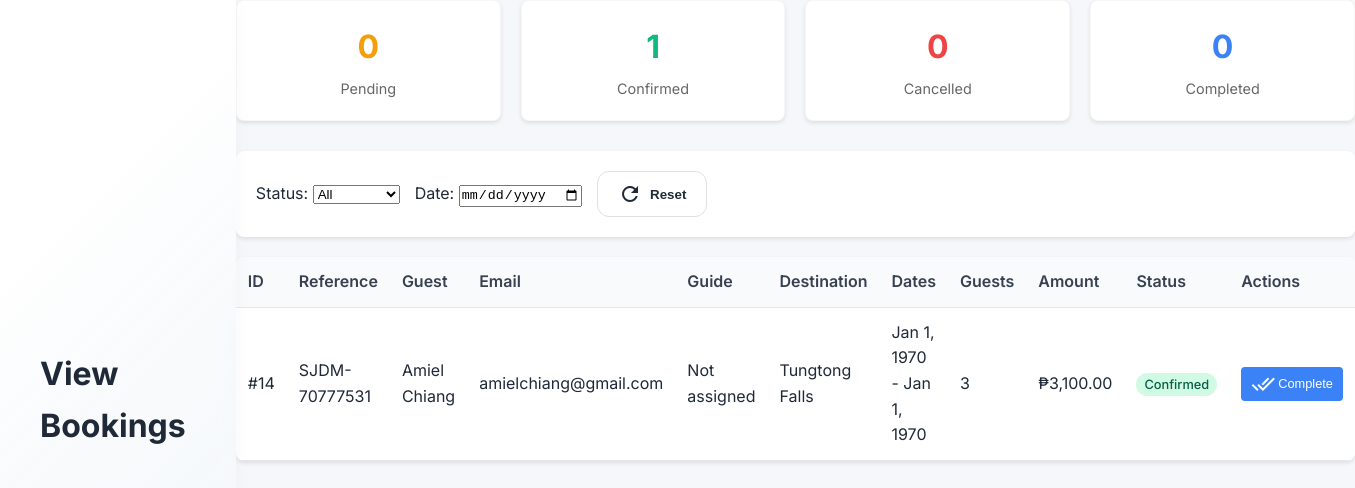
The page /admin/view_bookings.php (signed in) on the database its author committed.
### tables this page shows
CREATE TABLE `bookings` (
  `id` int(11) NOT NULL,
  `user_id` int(11) NOT NULL,
  `guide_id` int(11) DEFAULT NULL,
  `tour_name` varchar(200) NOT NULL,
  `destination` varchar(200) DEFAULT NULL,
  `booking_date` date NOT NULL,
  `check_in_date` date DEFAULT NULL,
  `check_out_date` date DEFAULT NULL,
  `number_of_people` int(11) NOT NULL,
  `contact_number` varchar(50) DEFAULT NULL,
  `email` varchar(255) DEFAULT NULL,
  `special_requests` text DEFAULT NULL,
  `total_amount` decimal(10,2) NOT NULL,
  `payment_method` enum('pay_later','gcash','bank_transfer') DEFAULT 'pay_later',
  `status` enum('pending','confirmed','cancelled','completed') DEFAULT 'pending',
  `booking_reference` varchar(50) DEFAULT NULL,
  `created_at` timestamp NOT NULL DEFAULT current_timestamp(),
  `updated_at` timestamp NOT NULL DEFAULT current_timestamp() ON UPDATE current_timestamp()
);

CREATE TABLE `users` (
  `id` int(11) NOT NULL,
  `first_name` varchar(50) NOT NULL,
  `last_name` varchar(50) NOT NULL,
  `email` varchar(100) NOT NULL,
  `password` varchar(255) NOT NULL,
  `user_type` enum('user','admin','tour_guide') DEFAULT 'user',
  `status` enum('active','inactive','suspended') DEFAULT 'active',
  `created_at` timestamp NOT NULL DEFAULT current_timestamp(),
  `updated_at` timestamp NOT NULL DEFAULT current_timestamp() ON UPDATE current_timestamp(),
  `last_login` timestamp NULL DEFAULT NULL,
  `preferences_set` tinyint(1) DEFAULT 0
);

### admin/view_bookings.php (the view, shortened to what this page needs)
<?php
require_once '../config/auth.php';
$statusFilter = $_GET['status'] ?? 'all';
$dateFilter = $_GET['date'] ?? '';
$whereConditions = [];
$whereClause = !empty($whereConditions) ? 'WHERE ' . implode(' AND ', $whereConditions) : '';
$query = "SELECT b.*, u.first_name, u.last_name, u.email as user_email, tg.name as guide_name, tg.contact_number as guide_contact
          FROM bookings b
          LEFT JOIN users u ON b.user_id = u.id
          LEFT JOIN tour_guides tg ON b.guide_id = tg.id
          $whereClause
          ORDER BY b.created_at DESC";
$result = $conn->query($query);
$statsQuery = "SELECT status, COUNT(*) as count FROM bookings GROUP BY status";
$statsResult = $conn->query($statsQuery);
$stats = [];
while ($row = $statsResult->fetch_assoc()) {
    $stats[$row['status']] = $row['count'];
}
?>
<!DOCTYPE html>
<html lang="en">
<head>
    <link rel="stylesheet" href="admin-styles.css">
</head>
<body>
    <div class="admin-container">
            <div class="top-bar">
                <div class="top-bar-left">
                    <h1>View Bookings</h1>
                </div>
            </div>
        <main class="admin-content">
            <div class="stats-grid">
                <div class="stat-card">
                    <div class="stat-number status-pending"><?php echo $stats['pending'] ?? 0; ?></div>
                    <div class="stat-label">Pending</div>
                </div>
                <div class="stat-card">
                    <div class="stat-number status-confirmed"><?php echo $stats['confirmed'] ?? 0; ?></div>
                    <div class="stat-label">Confirmed</div>
                </div>
                <div class="stat-card">
                    <div class="stat-number status-cancelled"><?php echo $stats['cancelled'] ?? 0; ?></div>
                    <div class="stat-label">Cancelled</div>
                </div>
                <div class="stat-card">
                    <div class="stat-number status-completed"><?php echo $stats['completed'] ?? 0; ?></div>
                    <div class="stat-label">Completed</div>
                </div>
            </div>
            <div class="filters">
                <div>
                    <label for="statusFilter">Status:</label>
                    <select id="statusFilter" onchange="window.location.href='?status=' + this.value + '&date=<?php echo $dateFilter; ?>'">
                        <option value="all" <?php echo $statusFilter === 'all' ? 'selected' : ''; ?>>All</option>
                    </select>
                </div>
                <div>
                    <label for="dateFilter">Date:</label>
                    <input type="date" id="dateFilter" value="<?php echo $dateFilter; ?>" onchange="window.location.href='?status=<?php echo $statusFilter; ?>&date=' + this.value">
                </div>
                <button onclick="window.location.href='view_bookings.php'" class="btn-secondary">
                    <span class="material-icons-outlined">refresh</span>
                    Reset
                </button>
            </div>
            <div class="bookings-table">
                <table>
                    <thead>
                        <tr>
                            <th>ID</th>
                            <th>Reference</th>
                            <th>Guest</th>
                            <th>Email</th>
                            <th>Guide</th>
                            <th>Destination</th>
                            <th>Dates</th>
                            <th>Guests</th>
                            <th>Amount</th>
                            <th>Status</th>
                            <th>Actions</th>
                        </tr>
                    </thead>
                    <tbody>
                        <?php if ($result && $result->num_rows > 0): ?>
                            <?php while ($booking = $result->fetch_assoc()): ?>
                                <tr>
                                    <td>#<?php echo $booking['id']; ?></td>
                                    <td><?php echo $booking['booking_reference']; ?></td>
                                    <td><?php echo $booking['first_name'] . ' ' . $booking['last_name']; ?></td>
                                    <td><?php echo $booking['email']; ?></td>
                                    <td><?php echo $booking['guide_name'] ?: 'Not assigned'; ?></td>
                                    <td><?php echo $booking['destination']; ?></td>
                                    <td><?php echo date('M j, Y', strtotime($booking['check_in_date'])); ?> - <?php echo date('M j, Y', strtotime($booking['check_out_date'])); ?></td>
                                    <td><?php echo $booking['number_of_people']; ?></td>
                                    <td>₱<?php echo number_format($booking['total_amount'], 2); ?></td>
                                    <td>
                                        <span class="badge badge-<?php echo $booking['status']; ?>">
                                            <?php echo ucfirst($booking['status']); ?>
                                        </span>
                                    </td>
                                    <td>
                                        <div class="action-buttons">
                                            <?php if ($booking['status'] === 'confirmed'): ?>
                                                <form method="POST" style="display:inline;">
                                                    <button type="submit" class="btn-small btn-complete" onclick="return confirm('Mark this booking as completed?')">
                                                        <span class="material-icons-outlined">done_all</span>
                                                        Complete
                                                    </button>
                                                </form>
                                            <?php endif; ?>
                                        </div>
                                    </td>
                                </tr>
                            <?php endwhile; ?>
                        <?php endif; ?>
                    </tbody>
                </table>
            </div>
        </main>
    </div>
</body>
</html>

### admin/admin-styles.css (style rules this page uses)
:root { --primary: #2c5f2d; --primary-light: #e8f5e9; --primary-dark: #1e4220; --secondary: #97bc62; --success: #10b981; --danger: #ef4444; --warning: #f59e0b; --info: #3b82f6; --text-primary: #1f2937; --text-secondary: #4b5563; --text-muted: #9ca3af; --bg-light: #f5f7fa; --white: #ffffff; --gray-50: #f9fafb; --gray-100: #f3f4f6; --gray-200: #e5e7eb; --border: #e0e0e0; --blue: #3b82f6; --blue-light: #eff6ff; --green: #10b981; --green-light: #d1fae5; --orange: #f59e0b; --orange-light: #fef3c7; --purple: #8b5cf6; --purple-light: #f3e8ff; --red: #ef4444; --red-light: #fee2e2; --teal: #14b8a6; --teal-light: #ccfbf1; --pink: #ec4899; --pink-light: #fce7f3; --shadow-sm: 0 1px 2px rgba(0, 0, 0, 0.05); --shadow-md: 0 4px 6px -1px rgba(0, 0, 0, 0.1), 0 2px 4px -1px rgba(0, 0, 0, 0.06); --shadow-lg: 0 10px 15px -3px rgba(0, 0, 0, 0.1), 0 4px 6px -2px rgba(0, 0, 0, 0.05); --shadow-xl: 0 20px 25px -5px rgba(0, 0, 0, 0.1), 0 10px 10px -5px rgba(0, 0, 0, 0.04); --radius-sm: 0.375rem; --radius-md: 0.5rem; --radius-lg: 0.75rem; --radius-xl: 1rem; --transition: all 0.2s ease-in-out; }
* { margin: 0; padding: 0; box-sizing: border-box; }
body { font-family: 'Inter', -apple-system, BlinkMacSystemFont, 'Segoe UI', Roboto, sans-serif; background: var(--bg-light); color: var(--text-primary); line-height: 1.6; }
.admin-container { display: flex; min-height: 100vh; }
.top-bar { display: flex; align-items: center; justify-content: space-between; padding: 24px 40px; background: linear-gradient(135deg, rgba(255, 255, 255, 0.98) 0%, rgba(255, 255, 255, 0.95) 25%, rgba(248, 250, 252, 0.92) 50%, rgba(241, 245, 249, 0.88) 100%); box-shadow: 0 4px 20px rgba(0, 0, 0, 0.03), 0 1px 2px rgba(0, 0, 0, 0.02); position: sticky; top: 0; z-index: 100; margin-bottom: 0; border-radius: 0; border-bottom: 1px solid rgba(44, 95, 45, 0.1); backdrop-filter: blur(10px); }
.stats-grid { display: grid; grid-template-columns: repeat(auto-fit, minmax(280px, 1fr)); gap: 24px; margin-bottom: 32px; }
.stat-card { background: white; border-radius: 20px; padding: 24px; box-shadow: 0 10px 30px rgba(0, 0, 0, 0.04), 0 2px 8px rgba(0, 0, 0, 0.02); border: 1px solid rgba(0, 0, 0, 0.03); transition: all 0.4s cubic-bezier(0.4, 0, 0.2, 1); position: relative; overflow: hidden; }
.stat-card::before { content: ''; position: absolute; top: 0; left: 0; width: 100%; height: 4px; background: linear-gradient(90deg, var(--primary), var(--secondary)); opacity: 0; transition: opacity 0.3s ease; }
.btn-secondary { padding: 10px 20px; background: white; color: var(--text-primary); border: 1px solid var(--border); border-radius: 12px; font-weight: 600; cursor: pointer; transition: all 0.2s ease; display: inline-flex; align-items: center; gap: 8px; }

### admin/view_bookings.php (style rules this page uses)
.stats-grid { display: grid; grid-template-columns: repeat(auto-fit, minmax(200px, 1fr)); gap: 20px; margin-bottom: 30px; }
.stat-card { background: white; padding: 20px; border-radius: 8px; box-shadow: 0 2px 4px rgba(0,0,0,0.1); text-align: center; }
.stat-number { font-size: 2rem; font-weight: 700; margin-bottom: 5px; }
.stat-label { color: #666; font-size: 0.9rem; }
.status-pending { color: #f59e0b; }
.status-confirmed { color: #10b981; }
.status-cancelled { color: #ef4444; }
.status-completed { color: #3b82f6; }
.filters { background: white; padding: 20px; border-radius: 8px; box-shadow: 0 2px 4px rgba(0,0,0,0.1); margin-bottom: 20px; display: flex; gap: 15px; align-items: center; flex-wrap: wrap; }
.bookings-table { background: white; border-radius: 8px; box-shadow: 0 2px 4px rgba(0,0,0,0.1); overflow: hidden; }
table { width: 100%; border-collapse: collapse; }
th, td { padding: 12px; text-align: left; border-bottom: 1px solid #e5e7eb; }
th { background: #f9fafb; font-weight: 600; color: #374151; }
.action-buttons { display: flex; gap: 5px; }
.btn-small { padding: 5px 10px; font-size: 0.8rem; border: none; border-radius: 4px; cursor: pointer; display: flex; align-items: center; gap: 3px; }
.btn-complete { background: #3b82f6; color: white; }
.badge { padding: 4px 8px; border-radius: 12px; font-size: 0.8rem; font-weight: 500; }
.badge-confirmed { background: #d1fae5; color: #065f46; }

### rows shown on the page
bookings: id "14", booking_reference "SJDM-70777531", user.first_name "Amiel", user.last_name "Chiang", email "amielchiang@gmail.com", guide_name "Not assigned", destination "Tungtong Falls", check_in_date "Jan 1, 1970", check_out_date "Jan 1, 1970", number_of_people "3", total_amount "3,100.00", status "Confirmed"

### other values the page prints
$stats['pending'] "0"
$stats['confirmed'] "1"
$stats['cancelled'] "0"
$stats['completed'] "0"
